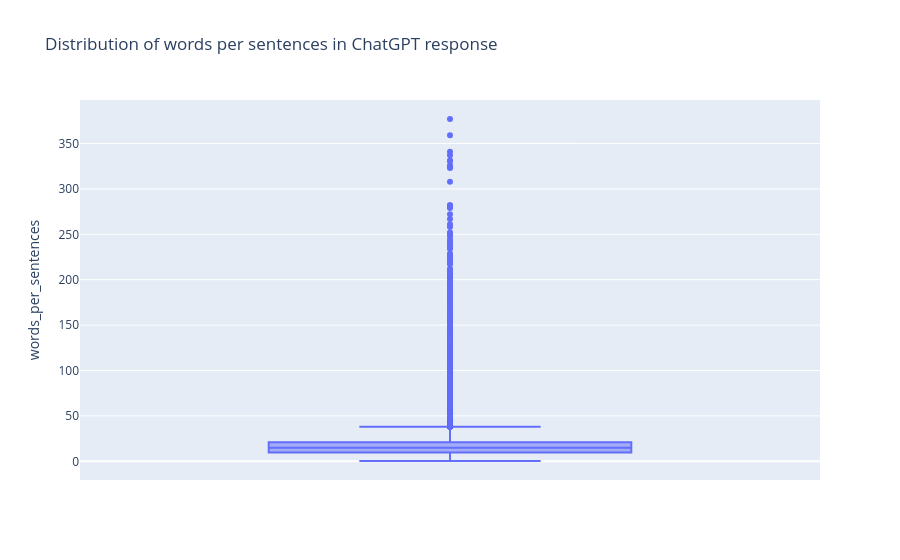

Notebook source saved alongside this figure:
### Code cell
px.box(sf, y = "words_per_sentences", title = "Distribution of words per sentences in ChatGPT response" )

### Figure 1 — Plotly figure (JSON) as saved in the notebook; plotly's stock layout.template omitted (floating-point values rounded to 4 significant figures; data arrays with more than 128 entries replaced by an {"elided": "..."} marker saying what was removed)
{"data": [{"alignmentgroup": "True", "hovertemplate": "words_per_sentences=%{y}<extra></extra>", "legendgroup": "", "marker": {"color": "#636efa"}, "name": "", "notched": false, "offsetgroup": "", "orientation": "v", "showlegend": false, "type": "box", "x0": " ", "xaxis": "x", "y": {"elided": "52002 float values"}, "y0": " ", "yaxis": "y"}], "layout": {"boxmode": "group", "legend": {"tracegroupgap": 0}, "title": {"text": "Distribution of words per sentences in ChatGPT response"}, "xaxis": {"anchor": "y", "domain": [0, 1]}, "yaxis": {"anchor": "x", "domain": [0, 1], "title": {"text": "words_per_sentences"}}}}
